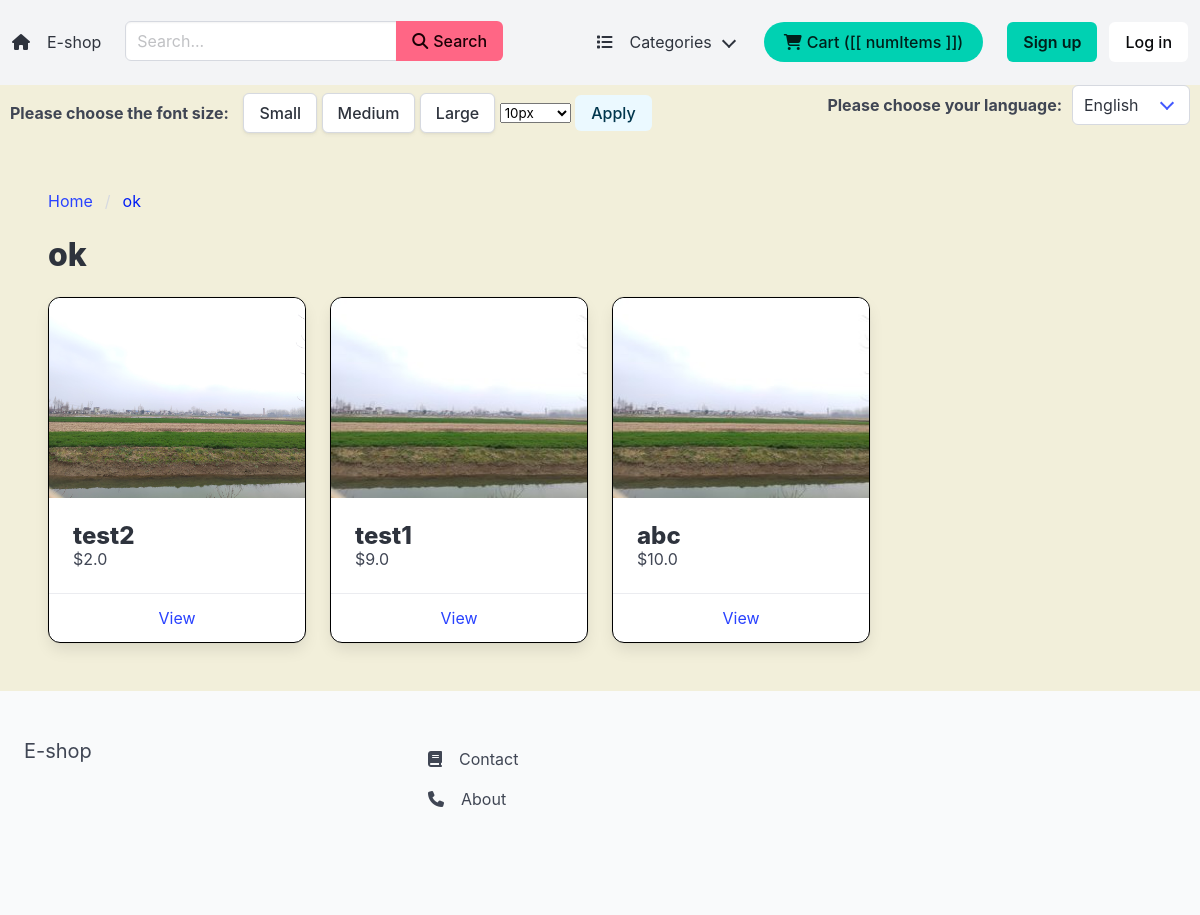
Page /ok/ on the committed database.
### apps/store/models.py (models this page shows, shortened)
class Category(models.Model):
    title = models.CharField(max_length=255, verbose_name=_('Title'))
    slug = models.SlugField(max_length=255, verbose_name=_('Slug'))
    ordering = models.IntegerField(default=0, verbose_name=_('Ordering'))
    class Meta:
        verbose_name_plural = _('Categories')
        ordering = ('ordering',)

class Product(models.Model):
    category = models.ForeignKey(Category, related_name='products', on_delete=models.CASCADE)
    title = models.CharField(max_length=255, verbose_name=_('Title'))
    slug = models.SlugField(max_length=255, verbose_name=_('Slug'))
    description = models.TextField(blank=True, null=True, verbose_name=_('Description'))
    price = models.FloatField(verbose_name=_('Price'))
    num_available = models.IntegerField(default=1, verbose_name=_('Number Available'))
    num_visits = models.IntegerField(default=0, verbose_name=_('Number of Visits'))
    last_visit = models.DateTimeField(blank=True, null=True, verbose_name=_('Last Visit'))
    image = models.ImageField(upload_to='uploads/', blank=True, null=True)
    thumbnail = models.ImageField(upload_to='uploads/', blank=True, null=True)
    date_added = models.DateTimeField(auto_now_add=True)
    is_disabled = models.BooleanField(default=False)
    class Meta:
        ordering = ('-date_added',)
    """def save(self, *args, **kwargs):
        self.thumbnail = self.make_thumbnail(self.image)

        super().save(*args, **kwargs)"""
    def get_thumbnail(self):
        if self.thumbnail:
            return self.thumbnail.url

### apps/store/views.py (the view)
# urls.py: path('<slug:slug>/', category_detail, name='category_detail'),
def category_detail(request, slug):
    category = get_object_or_404(Category, slug=slug)
    all_products = category.products.filter(is_disabled=False)
    paginator = Paginator(all_products, 8)  # 每页显示8个产品
    page = request.GET.get('page')
    try:
        products = paginator.get_page(page)
    except PageNotAnInteger:
        products = paginator.get_page(1)
    except EmptyPage:
        products = paginator.get_page(paginator.num_pages)
    context = {
        'category': category,
        'products': products
    }
    return render(request, 'category_detail.html', context)

### apps/cart/cart.py (called while the page is built)
    def __iter__(self):
        product_ids = self.cart.keys()
        product_clean_ids = []
        for p in product_ids:
            product_clean_ids.append(p)
            self.cart[str(p)]['product'] = Product.objects.get(pk=p)
        for item in self.cart.values():
            item['total_price'] = float(item['price']) * int(item['quantity'])
            yield item

    def get_total_length(self):
        return sum(int(item['quantity']) for item in self.cart.values())

    def get_total_cost(self):
        return sum(float(item['total_price']) for item in self)

### apps/cart/context_processors.py (called while the page is built)
def cart(request):
    return {'cart': Cart(request)}

### apps/store/context_processors.py (called while the page is built)
def menu_categories(request):
    categories = Category.objects.all()
    return {'menu_categories': categories}

### apps/store/templates/category_detail.html (shortened to what this page needs)
{% extends 'base.html' %}
{% block content %}
    <nav class="breadcrumb" aria-label="breadcrumbs">
        <ul>
            <li><a href="{% url 'frontpage' %}">Home</a></li>
            <li class="is-active"><a href="{% url 'category_detail' category.slug %}">{{ category.title }}</a></li>
        </ul>
    </nav>
    <h1 class="title">{{ category.title }}</h1>
    {% if category.children.all %}
        <div class="columns is-multiline">
            {% for subcategory in category.children.all %}
                <div class="column is-3">
                    <h2 class="subtitle">{{ subcategory.title }}</h2>
                    <a href="{% url 'category_detail' subcategory.slug %}">View products</a>
                </div>
            {% endfor %}
        </div>
    {% else %}
        {% with products as list_products %}
            {% include 'parts/product_list.html' %}
        {% endwith %}
    {% endif %}
{% endblock %}

### apps/store/templates/parts/product_list.html
{% load i18n %}
<div class="columns is-multiline">
    {% for p in list_products %}
        <div class="column is-3">
            <div class="card" style="border: 1px solid black;">
                <div class="card-image" >
                    <figure class="image" style="display: flex; justify-content: center;">
                        <img src="{{ p.get_thumbnail }}" style="width: 300px; height: 200px">
                    </figure>
                </div>
                <div class="card-content">
                    <div class="media" >
                        <div class="media-content">
                            <p class="title is-4">{{ p.title }}</p>
                            <p class="subtitle is-6">${{ p.price }}</p>
                        </div>
                    </div>
                </div>
                <footer class="card-footer">
                    <a href="{% url 'product_detail' p.category.slug p.slug %}" class="card-footer-item">{% trans 'View' %}</a>
                </footer>
            </div>
        </div>
    {% endfor %}
</div>

### rows in the picture
Category: title "ok"
Product: get_thumbnail (picture), title "test2", price "2.0"
Product: get_thumbnail (picture), title "test1", price "9.0"
Product: get_thumbnail (picture), title "abc", price "10.0"

### other values in the picture
form field language "English"
